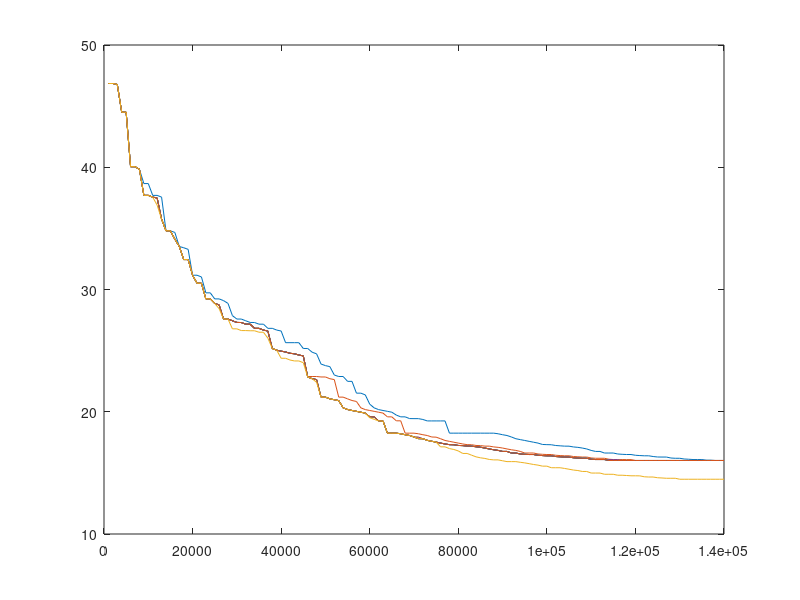

MATLAB code for this plot: (Note: this script raises an error after producing the figure.)
clear
budgets = 1000:1000:140000;

load('K_paths_values_1_path.mat')
load('K_paths_values_2_paths.mat')
load('K_paths_values_3_paths.mat')
load('K_paths_values_4_paths.mat')
load('K_paths_values_5_paths.mat')
load('K_paths_values_6_paths.mat')
load('K_paths_values_7_paths.mat')
load('K_paths_values_8_paths.mat')
load('K_paths_values_9_paths.mat')
load('K_paths_values_10_paths.mat')


close all
fig = plot(budgets,optimal_values);
hold on
plot(budgets,optimal_values_2)
hold on
plot(budgets,optimal_values_3)
hold on
plot(budgets,optimal_values_4)
hold on
plot(budgets,optimal_values_5)
hold on
plot(budgets,optimal_values_6)
hold on
plot(budgets,optimal_values_7)
hold on
plot(budgets,optimal_values_8)
hold on
plot(budgets,optimal_values_9)
hold on
plot(budgets,optimal_values_10)

ax = ancestor(fig, 'axes');
ax.XAxis.Exponent = 0;
xtickformat('%.0f');
xticks(0:20000:140000)
title('Maximum shortest path per budget')
xlabel('Budget in millions of €')
ylabel('Maximum shortest path in hours')
grid on
 
legend('K = 1', 'K = 2', 'K = 3', 'K = 4', 'K = 5', 'K = 6', 'K = 7', 'K = 8', 'K = 9', 'K = 10')